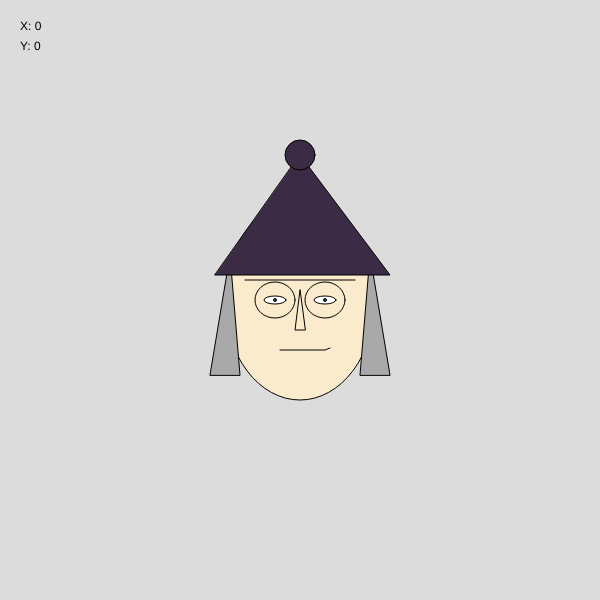
Frame 1 (no input)
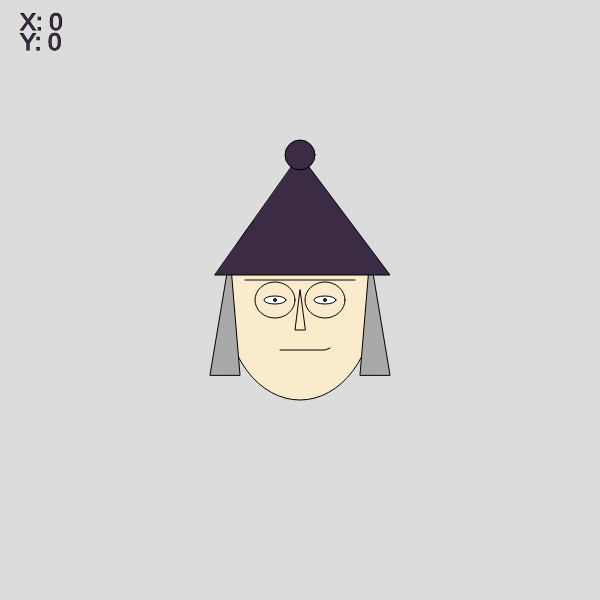
Frame 60 (no input)
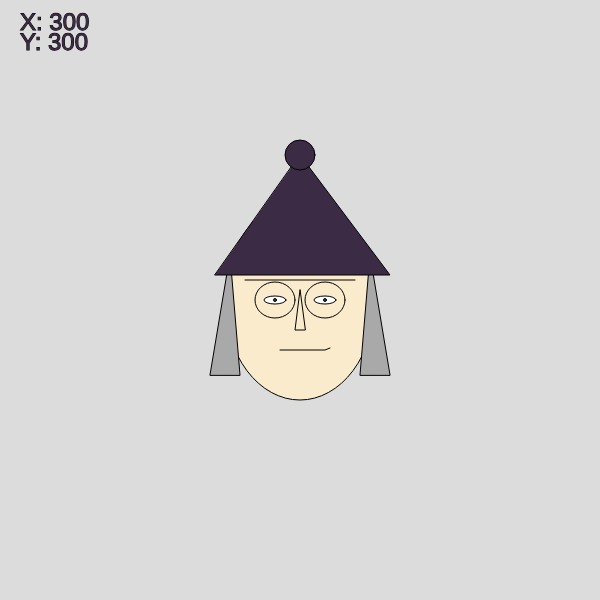
Frame 120 (the mouse pressed at the canvas centre since frame 60)

The p5.js sketch that drew these frames (run headless with seeded random() and noise() and a simulated clock; from frame 60 on, the mouse is pressed at the canvas centre):

// p5.js sketch
// ── sketch.js
function setup() {
  createCanvas(600, 600);
}

function draw() {
  background(220);
  text("X: " + mouseX, 20, 30);
  text("Y: " + mouseY, 20, 50);

  textStyle(normal);
  textSize(24);
  fill(250, 235, 205);
  ellipse(300, 300, 150, 200);

  // glasses top
  line(245, 280, 355, 280);
  // left eye
  ellipse();
  ellipseMode(RADIUS);
  fill(250, 235, 205);
  ellipse(275, 300, 20, 18); // Outer glasses
  ellipseMode(CENTER);
  fill(255);
  ellipse(275, 300, 22, 8); // outer eyeball
  ellipseMode(CENTER);
  fill(47, 79, 79);
  ellipse(275, 300, 3, 3); // Inner eyeball
  // right eye
  ellipseMode(RADIUS);
  fill(250, 235, 205);
  ellipse(325, 300, 20, 18); // Outer glasses
  ellipseMode(CENTER);
  fill(255);
  ellipse(325, 300, 22, 8); // outer eyeball
  ellipseMode(CENTER);
  fill(47, 79, 79);
  ellipse(325, 300, 3, 3); // Inner eyeball
  // nose
  fill(250, 235, 205);
  triangle(300, 290, 295, 330, 305, 330);
  //mouth
  noFill();
  beginShape();
  vertex(280, 350);
  vertex(325, 350);
  vertex(330, 348);
  endShape();
  // hair left
  fill(169, 169, 169);
  beginShape(TRIANGLES);
  vertex(210, 375);
  vertex(230, 255);
  vertex(240, 375);
  endShape();
  // hair right
  beginShape(TRIANGLES);
  vertex(360, 375);
  vertex(370, 255);
  vertex(390, 375);
  endShape();
  // hat
  fill(59, 43, 68);
  beginShape(TRIANGLES);
  vertex(215, 275);
  vertex(390, 275);
  vertex(300, 155);
  endShape();
  ellipse(300, 155, 30, 30);
}
